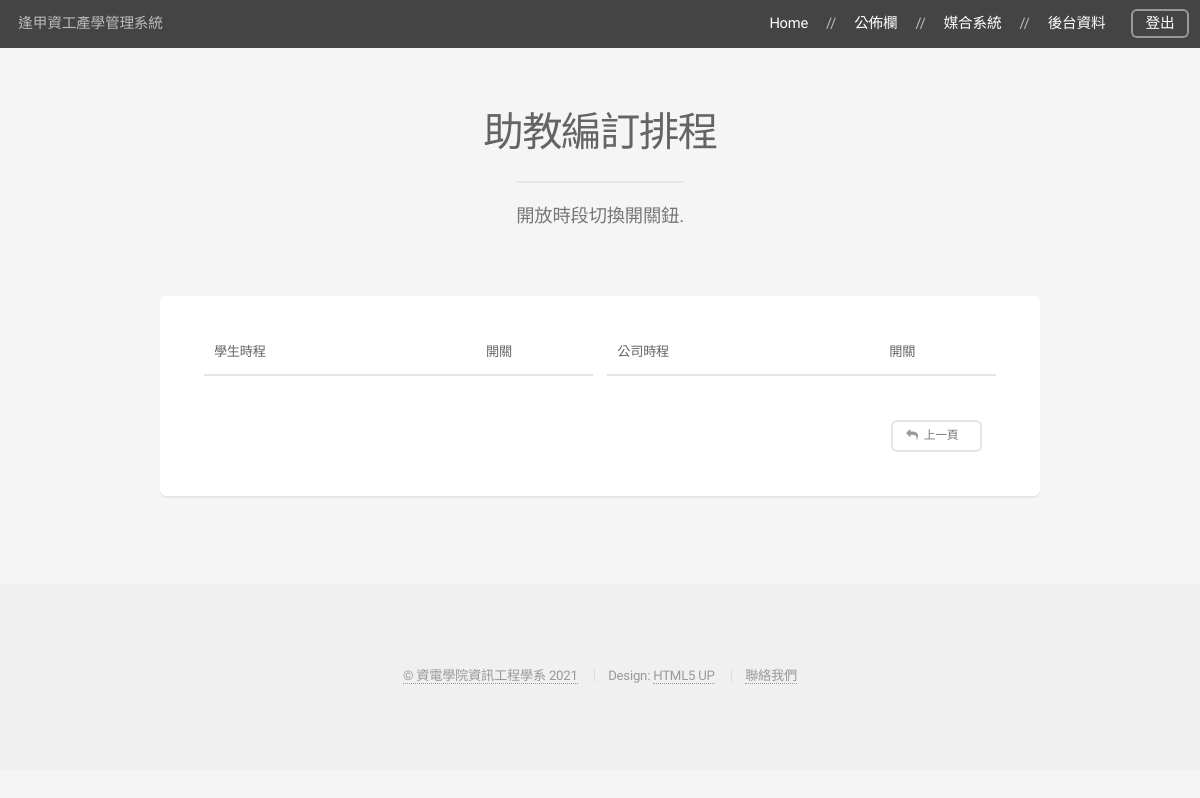
/manager/schedule/ (signed in), run on an earlier commit of the app's database.
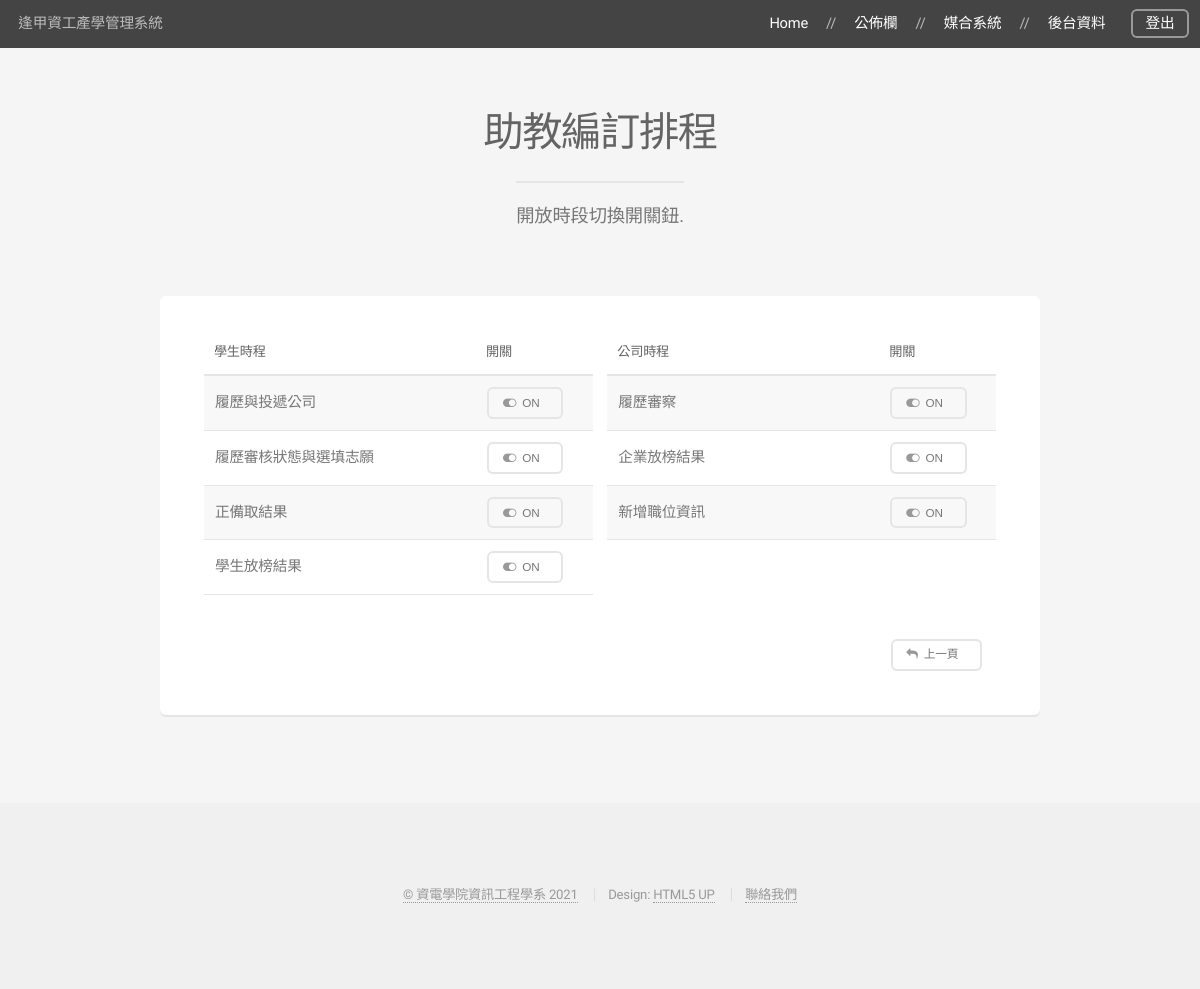
And on a later commit of the database.
### manager/models.py (models this page shows)
class Function(models.Model):
    role = models.CharField(max_length=20, verbose_name='功能身分')
    function = models.CharField(max_length=20, verbose_name='功能名稱')
    switch = models.BooleanField(default=False, verbose_name='開關狀態')
    class Meta:
        ordering = ('function',)
        verbose_name = '功能開關'
        verbose_name_plural = '功能開關'

### manager/views.py (the view)
# urls.py: path('schedule/', views.schedule),
def schedule(request):
    if request.user.is_authenticated:
        if request.user.profile.role == Profile.MANAGER:
            student_units = Function.objects.filter(role='學生').order_by('id')
            company_units = Function.objects.filter(role='公司').order_by('id')
            if request.method == 'POST':
                function_ob = Function.objects.all()
                for unit in function_ob:
                    if unit.function in request.POST:
                        function_switch(unit)
            else:
                message = '請選擇要開關的功能！'
        else:
            message = '身分錯誤！請先登出切換身分！'
            return redirect('/personal_index')
        return render(request, 'schedule.html', locals())
    else:
        return redirect('')

### manager/templates/schedule.html (shortened to what this page needs)
{% extends 'base.html' %}
{% block headmessage %}
    <header>
        <h2>助教編訂排程</h2>
        <p>開放時段切換開關鈕.</p>
    </header>
{% endblock %}
{% block content %}
    <div class="box">
        <form method="POST" action="#" enctype="multipart/form-data">
            <div class="row gtr-50 gtr-uniform">
                    <div class="col-6 col-12-mobilep">
                        <div class="table-wrapper">
                            <table>
                                <thead>
                                <tr>
                                    <th>學生時程</th>
                                    <th style="width: 30%;">開關</th>
                                </tr>
                                </thead>
                                <tbody>
                                {% for unit in student_units %}
                                    <tr>
                                        <td>{{ unit.function }}</td>
                                        {% if unit.switch == True %}
                                            <td>
                                                <button type="submit" class="button alt small icon fa-toggle-on" name="{{ unit.function }}">ON</button>
                                            </td>
                                        {% else %}
                                            <td>
                                                <button type="submit" class="button special small icon fa-toggle-off" name="{{ unit.function }}">OFF</button>
                                            </td>
                                        {% endif %}
                                     </tr>
                                {% endfor %}
                                </tbody>
                            </table>
                        </div>
                    </div>
                    <div class="col-6 col-12-mobilep">
                        <div class="table-wrapper">
                            <table>
                                <thead>
                                <tr>
                                    <th>公司時程</th>
                                    <th style="width: 30%">開關</th>
                                </tr>
                                </thead>
                                <tbody>
                                {% for unit in company_units %}
                                    <tr>
                                        <td>{{ unit.function }}</td>
                                        {% if unit.switch == True %}
                                            <td>
                                                <button type="submit" class="button alt small icon fa-toggle-on" name="{{ unit.function }}">ON</button>
                                            </td>
                                        {% else %}
                                            <td>
                                                <button type="submit" class="button special small icon fa-toggle-off" name="{{ unit.function }}">OFF</button>
                                            </td>
                                        {% endif %}
                                    </tr>
                                {% endfor %}
                                </tbody>
                            </table>
                        </div>
                    </div>
                <br/>
                <div class="col-10 col-12-mobilep">
                </div>
                <div class=" col-2 col-12-mobilep">
                    <ul class="actions special">
                        <li><a href="/manager" class="button alt small icon fa-reply">上一頁</a></li>
                    </ul>
                </div>
            </div>
        </form>
    </div>
{% endblock %}

What changed in the data, as far as the page shows it:
now on this page (row edited): Function: function "履歷與投遞公司", shown under "助教編訂排程"
now on this page (row edited): Function: function "履歷審核狀態與選填志願", shown under "助教編訂排程"
now on this page (row edited): Function: function "正備取結果", shown under "助教編訂排程"
now on this page (row edited): Function: function "學生放榜結果", shown under "助教編訂排程"
now on this page (row edited): Function: function "履歷審察"
now on this page (row edited): Function: function "企業放榜結果"
added Function: function "新增職位資訊"
